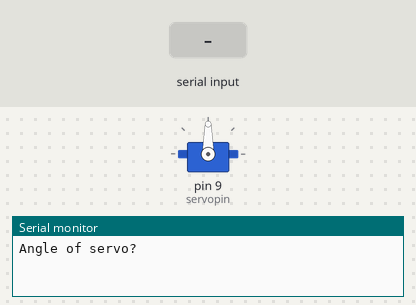
This sketch was run on a simulated Arduino Uno, built with avr-gcc and run on an emulated ATmega328P. Shown: servo, the last lines printed to the serial monitor. Inputs (shaded band) come from the test bench.

Above: at 1.2 s.
1.3 s: "30,150\n" received over Serial
At 3.7 s:
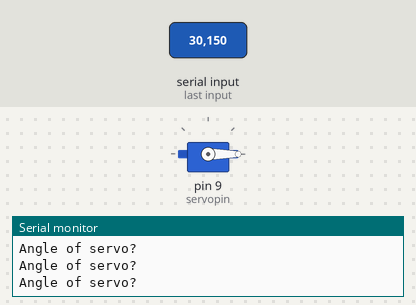
4.0 s: "90,45\n" received over Serial
At 4.9 s:
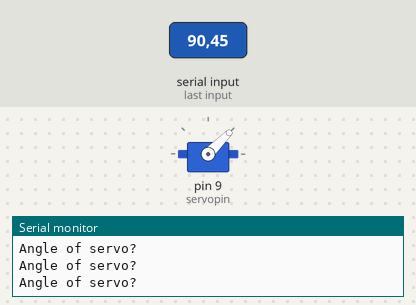
6.7 s: "200\n" received over Serial
At 7.0 s:
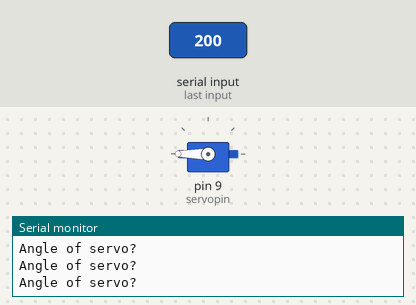
Timing chart, 0 to 9.7 s (numbered marks = the images above; inputs shaded):
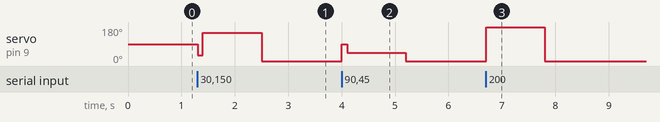

Measured:
- after the input at 1.3 s, servo on pin 9 (servopin): 90° → 30° at once, → 150° 0.10 s later, → 0° 1.1 s later
- after the input at 4.0 s, servo on pin 9 (servopin): 0° → 90° at once, → 45° 0.10 s later, → 0° 1.1 s later
- after the input at 6.7 s, servo on pin 9 (servopin): 0° → 180° at once, → 0° 1.1 s later

The sketch:

Servo_simplu.ino
```cpp
#include <Servo.h>
int servopin=9;
int servoPos;
Servo Servo1;
void setup() {
  // put your setup code here, to run once:
  Serial.begin(9600);
  Servo1.attach(servopin);
}

void loop() {
  // put your main code here, to run repeatedly:
  Serial.println("Angle of servo?");
  while(Serial.available()==0)
  {

  }
  servoPos=Serial.parseInt();

  Servo1.write(servoPos);
  delay(100);
}
```
